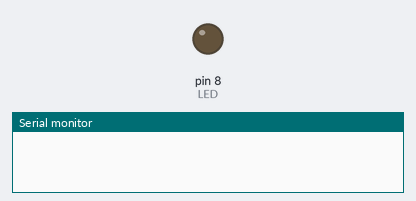
Bench run of a sketch on a simulated Arduino Leonardo, built for the host (arithmetic inside an expression is 32-bit, double 64-bit). On the bench: output pins drawn as LEDs (lit = HIGH), the last lines printed to the serial monitor. WiFi joins after 1.5 s; servers stay silent unless stated; uploads are accepted with an empty reply.

Above: at 0.0 s.
At 2.9 s:
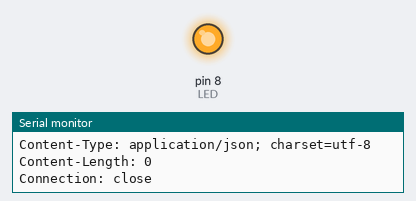
Timing chart, 0 to 4.4 s (numbered marks = the images above):
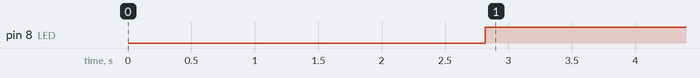

Measured:
- by itself, pin 8 (LED): LOW → HIGH at 2.8 s

The sketch:

Client.ino
```cpp
/*
  Web client

 This sketch connects to a website (http://www.google.com)
 using an Arduino Wiznet Ethernet shield.

 Circuit:
 * Ethernet shield attached to pins 10, 11, 12, 13

 created 18 Dec 2009
 modified 9 Apr 2012
 by David A. Mellis

 */

#include <SPI.h>
#include <Ethernet.h>

// Enter a MAC address for your controller below.
// Newer Ethernet shields have a MAC address printed on a sticker on the shield
byte mac[] = {  0xDE, 0xAD, 0xBE, 0xEF, 0xFE, 0xED };
IPAddress server(192,168,1,64); // Google

int LED = 8;
// Initialize the Ethernet client library
// with the IP address and port of the server
// that you want to connect to (port 80 is default for HTTP):
EthernetClient client;

void setup() {
 // Open serial communications and wait for port to open:
  Serial.begin(9600);
   while (!Serial) {
    ; // wait for serial port to connect. Needed for Leonardo only
  }

  // start the Ethernet connection:
  if (Ethernet.begin(mac) == 0) {
    Serial.println("Failed to configure Ethernet using DHCP");
    // no point in carrying on, so do nothing forevermore:
    for(;;)
      ;
  }
  // give the Ethernet shield a second to initialize:
  delay(1000);
  Serial.println("connecting...");

  // if you get a connection, report back via serial:
  if (client.connect(server, 1338)) {
    Serial.println("connected");
    // Make a HTTP request:
    client.println("GET /search?q=arduino HTTP/1.0");
    client.println();
  }
  else {
    // kf you didn't get a connection to the server:
    Serial.println("connection failed");
  }
  pinMode(LED,OUTPUT);
}

void loop()
{
  // if there are incoming bytes available
  // from the server, read them and print them:
  String output = "";
  if (client.available()) {
    while(client.available()) {
      char c = client.read();
      output += c;
      //Serial.print(c);
    }
  }
  if (output.length() > 0) {
    Serial.print("output: "); Serial.println(output);
    //Serial.println(output.indexOf("on"));
    if (output.indexOf("on") >= 0) turnOn();
    else if (output.indexOf("off") >= 0) turnOff();
  }


}


void turnOn() {
  digitalWrite(LED,HIGH);
}


void turnOff() {
  digitalWrite(LED,LOW);
}
```
